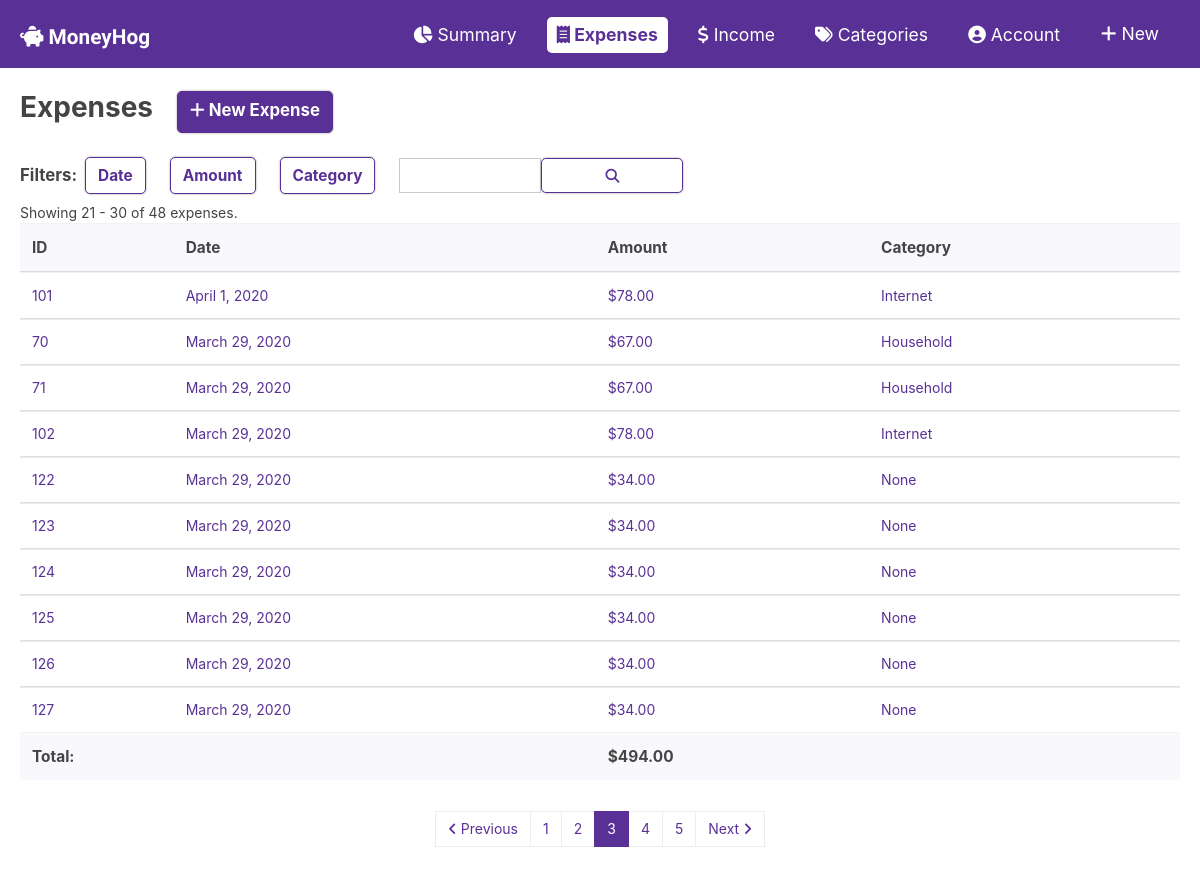
Page /budget/expenses/?page=3 on the committed database.
### budget/models.py (models this page shows, shortened)
class Expense(models.Model):
    expense_date = models.DateField('Date of expense')
    vendor = models.CharField(max_length=100,blank=True)
    description = models.CharField(max_length=200, blank=True)
    category = models.ForeignKey('Category', on_delete=models.SET_NULL,null=True,blank=True)
    amount = models.DecimalField(max_digits=10, decimal_places=2)
    receipt = models.ImageField(upload_to="images/", blank=True)

class Category(models.Model):
    name = models.CharField(max_length=50)
    def __str__(self):
        return self.name

### budget/views.py (the view)
# urls.py: path('expenses/', views.expense_list, name='expense_list'),
def expense_list(request):
    latest_expenses_list = Expense.objects.order_by('-expense_date')
    limit = 10
    paginator = Paginator(latest_expenses_list, limit)
    page_number = request.GET.get('page')
    if page_number == None:
        page_number = 1
    page_obj = paginator.get_page(page_number)
    page_total = 0
    page_count = 0
    for i in page_obj:
        page_total += i.amount
        page_count += 1
    start_num = (int(page_number) - 1) * limit +1
    end_num = start_num + page_count - 1
    context = {
        'page_obj': page_obj,
        'page_number': page_number,
        'page_total': page_total,
        'num_records': paginator.count,
        'page_range': paginator.page_range,
        'start_num' : start_num,
        'end_num': end_num,
    }
    return render(request, 'budget/expenses/list.html', context)

### budget/templates/budget/expenses/list.html (shortened to what this page needs)
{% extends "budget/expenses/expense.html" %}
{% load static %}
{% block extra_styles %}
<link rel="stylesheet" type="text/css" href="{% static 'budget/list.css' %}">
{% endblock extra_styles %}
{% block main_class %} class="table-content" {% endblock main_class %}
{% block content %}
  <div class="flex mt-2 mb-4">
    <h1 class="imp page-title mr-4">Expenses</h1>
    <a href="{% url 'budget:expense_form_page' %}" class="btn btn-primary imp title-med"><i class="fas fa-plus"></i> New Expense</a>
  </div>
  <div class="flex flex-wrap align-center mb-2">
    <span class="title-med imp mr-2">Filters: </span>
    <button id="date-range" type="button" class="btn btn-outline-primary imp title-sm mr-4" data-toggle="modal" data-target="#dateModal">Date</button>
    <button type="button" class="btn btn-outline-primary imp title-sm mr-4">Amount</button>
    <button type="button" class="btn btn-outline-primary imp title-sm mr-4">Category</button>
    <form action="" method="POST" class="inline-for flex align-center just-end" enctype="application/x-www-form-urlencoded">
        <input type="search" id="expense-search" name="expense-search" class="form-control" aria-describedby="search">
        <button type="submit" class="btn btn-outline-primary form-control"><i class="fas fa-search"></i></button>
    </form>
  </div>
  {% if page_obj %}
  <span>Showing {{ start_num }} - {{ end_num }} of {{ num_records }} expenses.</span>
  <div class="table-responsive">
    <table class="table mb-">
      <thead class="thead-light">
        <tr>
          <th scope="col" class="title-sm">ID</th>
          <th scope="col" class="title-sm">Date</th>
          <th scope="col" class="title-sm">Amount</th>
          <th scope="col" class="title-sm">Category</th>
        </tr>
      </thead>
      <tbody class="list-grou">
                {% for record in page_obj %}
                <tr class="click btn-link">
                  <td >{{ record.pk }}</a></td>
                  <td >{{ record.expense_date }}</td>
                  <td >${{ record.amount }}</td>
                  <td >{{ record.category }}</td>
                </tr>
                {% endfor %}
      </tbody>
      <tfoot>
        <tr class="thead-light">
          <td colspan="2" class="imp title-sm">Total:</td>
          <td colspan="2" class="imp title-sm">${{ page_total }}</td>
        </tr>
      </tfoot>
    </table>
    <nav aria-label="..." class="flex just-center">
      <ul class="pagination">
      {% if page_obj.has_previous %}
        <li class="page-item">
          <a class="page-link" href="?page={{ page_obj.previous_page_number }}"><i class="fas fa-angle-left"></i> Previous</a>
        </li>
      {% else %}
        <li class="page-item disabled">
          <span class="page-link"><i class="fas fa-angle-left"></i> Previous</span>
        </li>
      {% endif %}
      {% for page_num in page_range %}
        <li class="page-item page-num"><a class="page-link" href="">{{ page_num }}</a></li>
      {% endfor %}
        {% if page_obj.has_next %}
        <li class="page-item">
          <a class="page-link" href="?page={{ page_obj.next_page_number }}">Next <i class="fas fa-angle-right"></i></a>
        </li>
        {% else %}
        <li class="page-item disabled">
          <span class="page-link ">Next <i class="fas fa-angle-right"></i></span>
        </li>
        {% endif %}
      </ul>
    </nav>
  </div>
  {% else %}
      <p>You don't have any expenses yet!</p>
  {% endif %}
{% endblock content%}

### budget/static/budget/main.css (style rules this page uses)
nav { padding: 15px 20px; }
.page-title { font-size: 2em; }
.title-med { font-size: 1.2em; margin-bottom: 0; }
.title-sm { font-size: 1.1em; }
.click { box-shadow: 0px 0px 1px #888888; }
tfoot,thead { background-color: #F9F8FC; }
.btn-primary, .btn-outline-primary, .btn-success, .btn-danger, .btn-info, .btn-outline-secondary { box-shadow: 0px 0px 2px #888888; border-radius: 5px; }
.imp { font-weight: bold; }
.flex { display: flex; }
.align-center { align-items: center; }
.just-center { justify-content: center; }
.just-end { justify-content: flex-end; }
.flex-wrap { flex-wrap: wrap; }

### rows in the picture
Expense: pk "101", expense_date "April 1, 2020", amount "78.00", category "Internet"
Expense: pk "70", expense_date "March 29, 2020", amount "67.00", category "Household"
Expense: pk "71", expense_date "March 29, 2020", amount "67.00", category "Household"
Expense: pk "102", expense_date "March 29, 2020", amount "78.00", category "Internet"
Expense: pk "122", expense_date "March 29, 2020", amount "34.00", category "None"
Expense: pk "123", expense_date "March 29, 2020", amount "34.00", category "None"
Expense: pk "124", expense_date "March 29, 2020", amount "34.00", category "None"
Expense: pk "125", expense_date "March 29, 2020", amount "34.00", category "None"
Expense: pk "126", expense_date "March 29, 2020", amount "34.00", category "None"
Expense: pk "127", expense_date "March 29, 2020", amount "34.00", category "None"

### other values in the picture
{{ start_num }} "21"
{{ end_num }} "30"
{{ num_records }} "48"
{{ page_total }} "494.00"
{{ page_num }} "1" "2" "3" "4" "5"
